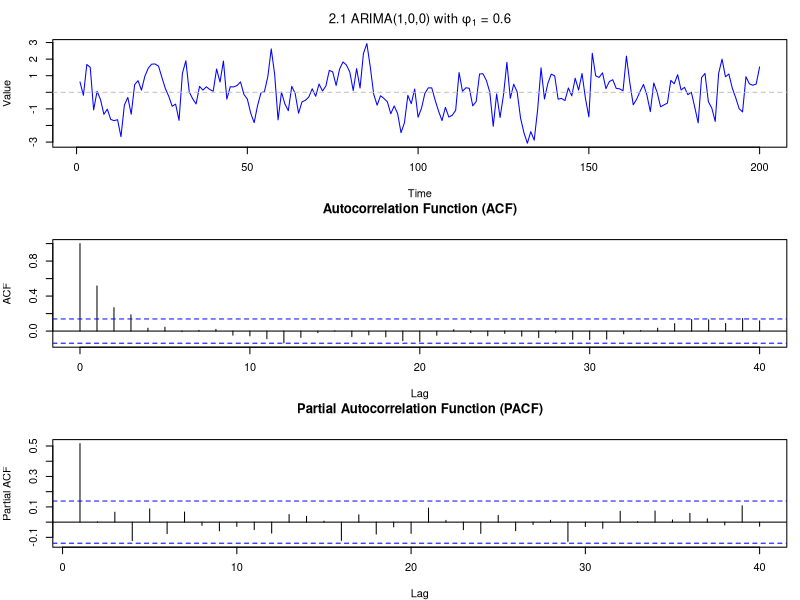
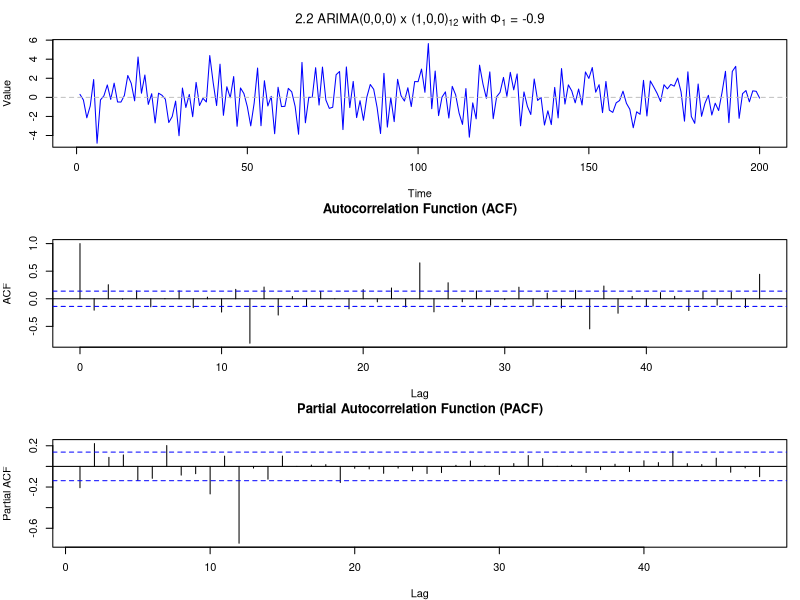
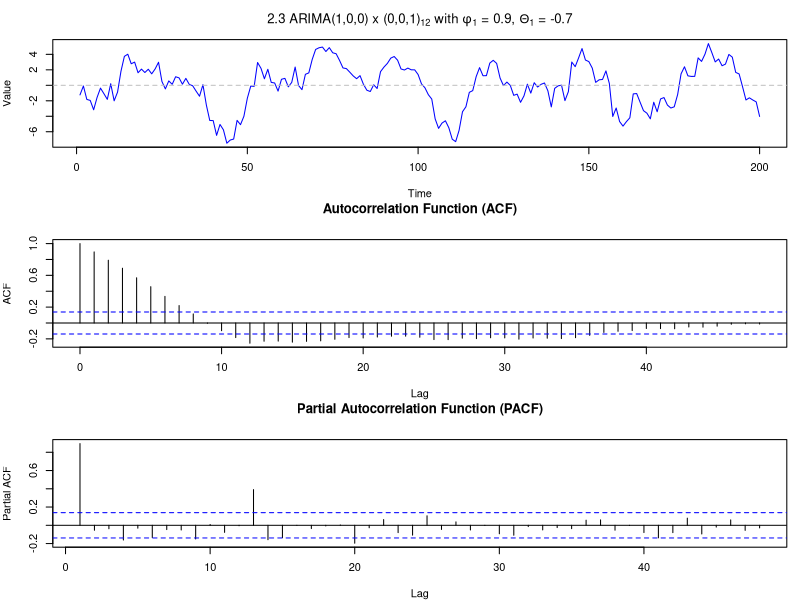
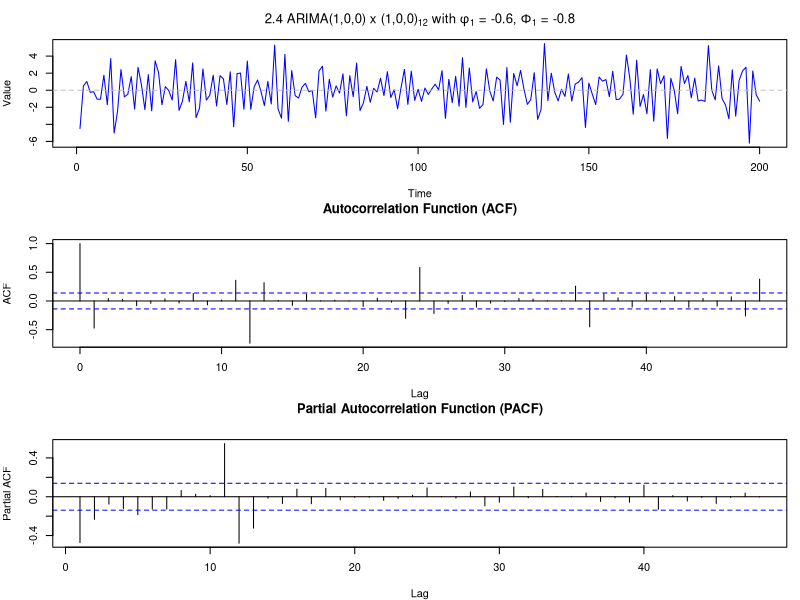
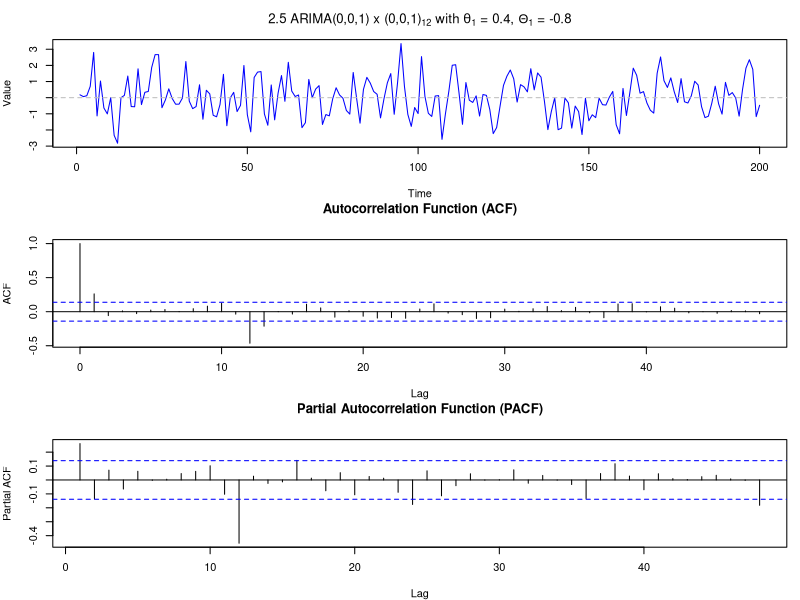
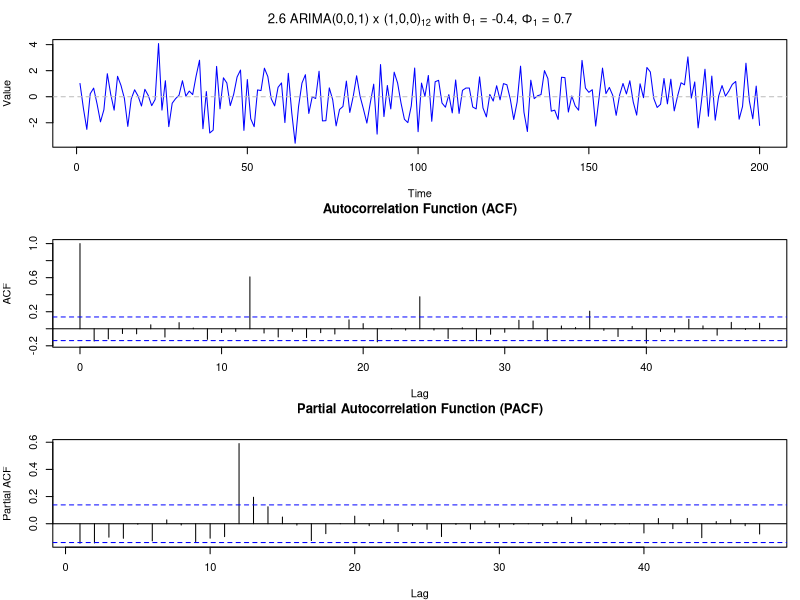

Write R code to recreate these figures, in order.
set.seed(123)

# 2.1 ARIMA(1,0,0) x (0,0,0)_12 model with phi_1 = 0.6

n <- 200  
phi1 <- 0.6

model_2_1 <- arima.sim(
  model = list(ar = phi1),
  n = n
)

par(mfrow = c(3, 1), mar = c(4, 4, 3, 1))

plot(model_2_1, type = "l", col = "blue",
     main = expression(paste("2.1 ARIMA(1,0,0) with ", phi[1], " = 0.6")),
     xlab = "Time", ylab = "Value")
abline(h = 0, lty = 2, col = "gray")

acf(model_2_1, lag.max = 40,
    main = "Autocorrelation Function (ACF)")

pacf(model_2_1, lag.max = 40,
     main = "Partial Autocorrelation Function (PACF)")

par(mfrow = c(1, 1))



# 2.2 ARIMA(0,0,0) x (1,0,0)_12 model with Phi_1 = -0.9
Phi1_2_2 <- -0.9
ar_coef_2_2 <- c(rep(0, 11), Phi1_2_2)

model_2_2 <- arima.sim(
  model = list(ar = ar_coef_2_2),
  n = n
)

par(mfrow = c(3, 1), mar = c(4, 4, 3, 1))

plot(model_2_2, type = "l", col = "blue",
     main = expression(paste("2.2 ARIMA(0,0,0) x (1,0,0)"[12], " with ", Phi[1], " = -0.9")),
     xlab = "Time", ylab = "Value")
abline(h = 0, lty = 2, col = "gray")

acf(model_2_2, lag.max = 48,
    main = "Autocorrelation Function (ACF)")

pacf(model_2_2, lag.max = 48,
     main = "Partial Autocorrelation Function (PACF)")

par(mfrow = c(1, 1))


# 2.3 ARIMA(1,0,0) x (0,0,1)_12 model with phi_1 = 0.9 and Theta_1 = -0.7

phi1_2_3 <- 0.9
Theta1_2_3 <- -0.7

# AR at lag 1, MA at lag 12
ma_coef_2_3 <- c(rep(0, 11), Theta1_2_3)

model_2_3 <- arima.sim(
  model = list(ar = phi1_2_3, ma = ma_coef_2_3),
  n = n
)

par(mfrow = c(3, 1), mar = c(4, 4, 3, 1))

plot(model_2_3, type = "l", col = "blue",
     main = expression(paste("2.3 ARIMA(1,0,0) x (0,0,1)"[12], " with ", phi[1], " = 0.9, ", Theta[1], " = -0.7")),
     xlab = "Time", ylab = "Value")
abline(h = 0, lty = 2, col = "gray")

acf(model_2_3, lag.max = 48,
    main = "Autocorrelation Function (ACF)")

pacf(model_2_3, lag.max = 48,
     main = "Partial Autocorrelation Function (PACF)")

par(mfrow = c(1, 1))


# 2.4 ARIMA(1,0,0) x (1,0,0)_12 model with phi_1 = -0.6 and Phi_1 = -0.8

phi1_2_4 <- -0.6
Phi1_2_4 <- -0.8

# AR coefficients at lags 1, 12, and 13 (interaction term)
ar_coef_2_4 <- c(phi1_2_4, rep(0, 10), Phi1_2_4, -phi1_2_4 * Phi1_2_4)

model_2_4 <- arima.sim(
  model = list(ar = ar_coef_2_4),
  n = n
)

par(mfrow = c(3, 1), mar = c(4, 4, 3, 1))

plot(model_2_4, type = "l", col = "blue",
     main = expression(paste("2.4 ARIMA(1,0,0) x (1,0,0)"[12], " with ", phi[1], " = -0.6, ", Phi[1], " = -0.8")),
     xlab = "Time", ylab = "Value")
abline(h = 0, lty = 2, col = "gray")

acf(model_2_4, lag.max = 48,
    main = "Autocorrelation Function (ACF)")

pacf(model_2_4, lag.max = 48,
     main = "Partial Autocorrelation Function (PACF)")

par(mfrow = c(1, 1))


# 2.5 ARIMA(0,0,1) x (0,0,1)_12 model with theta_1 = 0.4 and Theta_1 = -0.8


theta1_2_5 <- 0.4
Theta1_2_5 <- -0.8

# MA coefficients at lags 1, 12, and 13 (interaction term)
ma_coef_2_5 <- c(theta1_2_5, rep(0, 10), Theta1_2_5, theta1_2_5 * Theta1_2_5)

model_2_5 <- arima.sim(
  model = list(ma = ma_coef_2_5),
  n = n
)

par(mfrow = c(3, 1), mar = c(4, 4, 3, 1))

plot(model_2_5, type = "l", col = "blue",
     main = expression(paste("2.5 ARIMA(0,0,1) x (0,0,1)"[12], " with ", theta[1], " = 0.4, ", Theta[1], " = -0.8")),
     xlab = "Time", ylab = "Value")
abline(h = 0, lty = 2, col = "gray")

acf(model_2_5, lag.max = 48,
    main = "Autocorrelation Function (ACF)")

pacf(model_2_5, lag.max = 48,
     main = "Partial Autocorrelation Function (PACF)")

par(mfrow = c(1, 1))


# 2.6 ARIMA(0,0,1) x (1,0,0)_12 model with theta_1 = -0.4 and Phi_1 = 0.7

theta1_2_6 <- -0.4
Phi1_2_6 <- 0.7

# AR at lag 12, MA at lag 1
ar_coef_2_6 <- c(rep(0, 11), Phi1_2_6)

model_2_6 <- arima.sim(
  model = list(ar = ar_coef_2_6, ma = theta1_2_6),
  n = n
)

par(mfrow = c(3, 1), mar = c(4, 4, 3, 1))

plot(model_2_6, type = "l", col = "blue",
     main = expression(paste("2.6 ARIMA(0,0,1) x (1,0,0)"[12], " with ", theta[1], " = -0.4, ", Phi[1], " = 0.7")),
     xlab = "Time", ylab = "Value")
abline(h = 0, lty = 2, col = "gray")

acf(model_2_6, lag.max = 48,
    main = "Autocorrelation Function (ACF)")

pacf(model_2_6, lag.max = 48,
     main = "Partial Autocorrelation Function (PACF)")

par(mfrow = c(1, 1))
